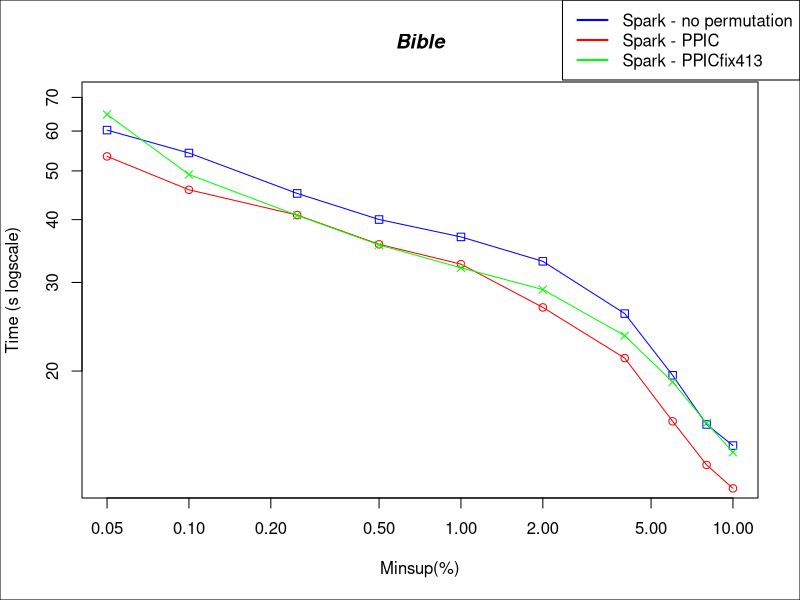

This chart was generated by the following R code:

#DATA
x <- c(0.0005, 0.001, 0.0025, 0.005, 0.01, 0.02, 0.04, 0.06, 0.08, 0.10)*100

sparkNP <-c(60263, 54263, 45098, 40024, 36957, 33049, 26018, 19614, 15663, 14217)/1000
sparkPPIC <- c(53435, 45854, 40849, 35722, 32624, 26763, 21220, 15888, 13010, 11687)/1000
sparkPPICFix <- c(64754, 49177, 40795, 35623, 32083, 29039, 23515, 19016, 15753, 13789)/1000

#PLOT
plot(x,sparkNP, log = "xy", type="o", pch=0, xlab="Minsup(%)", ylab="Time (s logscale)", col="blue", ylim=c(12, 70))
lines(x,sparkPPIC, col="red", type="o", pch=1)
lines(x,sparkPPICFix, col="green", type="o", pch=4)

title(main="Bible", font.main=4)

par(fig = c(0, 1, 0, 1), oma = c(0, 0, 0, 0), mar = c(0, 0, 0, 0), new = TRUE)
plot(0, 0, type = "n", bty = "n", xaxt = "n", yaxt = "n")

#Pretty up
legend("topright", legend=c("Spark - no permutation", "Spark - PPIC", "Spark - PPICfix413"), lty=c(1,1),lwd=c(2,2), col=c("blue","red", "green"))
box()
